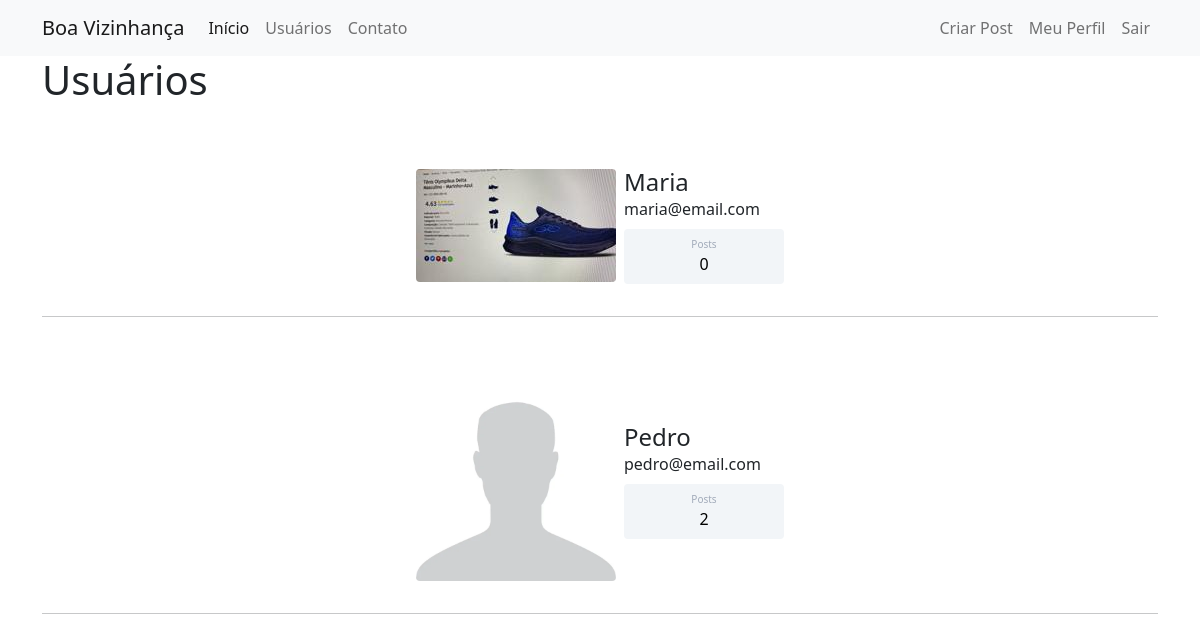
The app's page /usuarios (signed in) with its own data.
### comunidade/models.py (models this page shows)
class Usuario(database.Model, UserMixin):
    id = database.Column(database.Integer, primary_key=True)
    username = database.Column(database.String, nullable=False)
    email = database.Column(database.String, nullable=False, unique=True)
    senha = database.Column(database.String, nullable=False)
    foto_perfil = database.Column(database.String, default='default.jpg', nullable=False)
    posts = database.relationship('Post', backref='autor', lazy=True)
    comentarios = database.relationship('Comentario', backref='autor_comentario', lazy=True)
    def contar_posts(self):
        return len(self.posts)

### comunidade/routes.py (the view)
@app.route('/usuarios')
@login_required
def usuarios():
    lista_usuarios = Usuario.query.all()
    return render_template('usuarios.html', lista_usuarios=lista_usuarios)

### comunidade/models.py (called while the page is built)
@login_manager.user_loader
def load_usuario(id_usuario):
    return Usuario.query.get(int(id_usuario))

### comunidade/templates/usuarios.html
{% extends 'base.html' %}
{% block body %}
    <div class="container">
        <h1>Usuários</h1>
        {% for usuario in lista_usuarios %}
            <div class="container mt-5 d-flex justify-content-center">
                <div class="card p-3">
                    <div class="d-flex align-items-center">
                        <div class="image pe-2"> <img src="{{ url_for('static', filename='fotos_perfil/{}'.format(usuario.foto_perfil)) }}" class="rounded" width="200"> </div>
                        <div class="ml-3 w-100">
                            <h4 class="mb-0 mt-0">{{ usuario.username }}</h4> <span>{{ usuario.email }}</span>
                            <div class="p-2 mt-2 bg-primary rounded text-white stats">
                                <div class="d-flex flex-column align-items-center"> <span class="rating">Posts</span> <span class="number3">{{ usuario.contar_posts() }}</span> </div>
                            </div>
                        </div>
                    </div>
                </div>
    </div>
        <hr>
        {% endfor %}
    </div>
{% endblock %}

### comunidade/templates/base.html (shortened to what this page needs)
<!DOCTYPE html>
<html lang="pt-br">
<head>
    <link href="https://cdn.jsdelivr.net/npm/bootstrap@5.0.2/dist/css/bootstrap.min.css" rel="stylesheet">
    <link rel="stylesheet" type="text/css" href="{{ url_for('static', filename='main.css') }}">
</head>
<body>
    {% include 'navbar.html' %}
    {% block body %}
    {% endblock %}
</body>
</html>

### comunidade/templates/navbar.html (shortened to what this page needs)
<nav class="navbar navbar-expand-lg navbar-light bg-light">
  <div class="container-fluid container">
    <a class="navbar-brand" href="{{ url_for('home') }}">Boa Vizinhança</a>
    <div class="collapse navbar-collapse" id="navbarSupportedContent">
      <ul class="navbar-nav me-auto mb-2 mb-lg-0">
        <li class="nav-item">
          <a class="nav-link active" aria-current="page" href="{{ url_for('home') }}">Início</a>
        </li>
        <li class="nav-item">
          <a class="nav-link" href="{{ url_for('usuarios') }}">Usuários</a>
        </li>
        <li class="nav-item">
          <a class="nav-link" href="{{ url_for('contato') }}">Contato</a>
        </li>
      </ul>
      <ul class="d-flex navbar-nav">
        {% if current_user.is_authenticated %}
          <li class="nav-item">
            <a class="nav-link" href="{{ url_for('criar_post') }}">Criar Post</a>
          </li>
          <li class="nav-item">
            <a class="nav-link" href="{{ url_for('perfil') }}">Meu Perfil</a>
          </li>
          <li class="nav-item">
            <a class="nav-link" href="{{ url_for('sair') }}">Sair</a>
          </li>
        {% endif %}
      </ul>
    </div>
  </div>
</nav>

### comunidade/static/main.css (style rules this page uses)
.card { width: 400px; border: none; border-radius: 10px; background-color: #fff }
.stats { background: #f2f5f8 !important; color: #000 !important }
.rating { font-size: 10px; color: #a1aab9 }
.number3 { font-weight: 500 }

### records on screen
Usuario: foto_perfil (picture), username "Maria", email "maria@email.com", contar_posts "0"
Usuario: foto_perfil (placeholder picture), username "Pedro", email "pedro@email.com", contar_posts "2"
